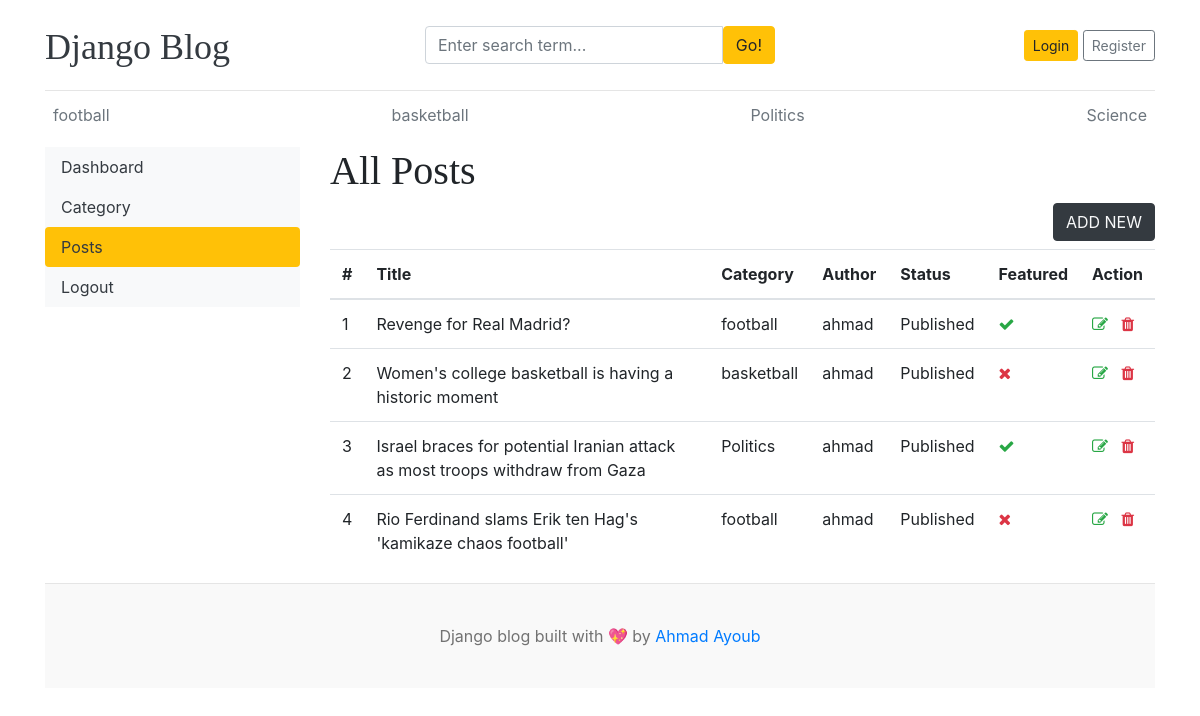
/dashboard/posts/, run on an earlier commit of the app's database.
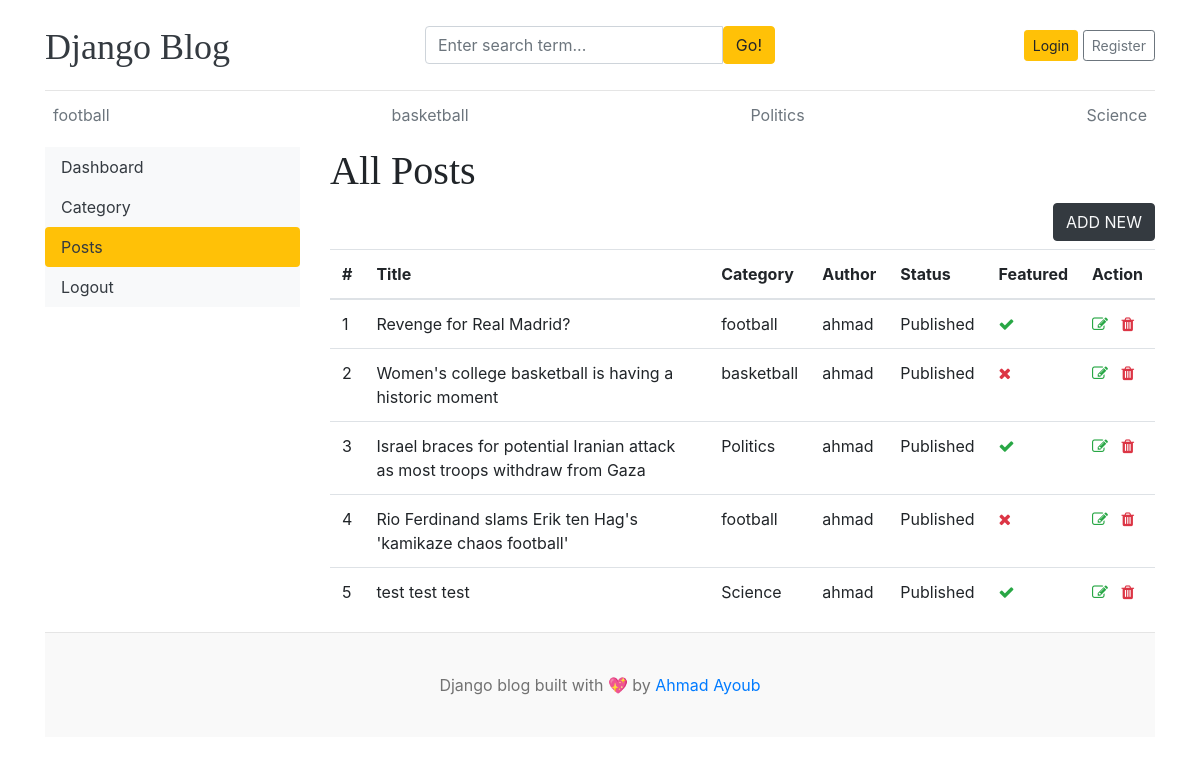
And on a later commit of the database.
### blogs/models.py (models this page shows, shortened)
class Category(models.Model):
    category_name = models.CharField(max_length=50,unique=True)
    create_at = models.DateTimeField(auto_now_add=True)
    updated_at = models.DateTimeField(auto_now=True)
    class Meta:
        verbose_name_plural = "categories"
    def __str__(self):
        return self.category_name

class Blog(models.Model):
    title = models.CharField(max_length=100)
    slug = models.SlugField(max_length=150, unique=True,blank=True)
    category = models.ForeignKey(Category,on_delete=models.CASCADE)
    author = models.ForeignKey(User,on_delete=models.CASCADE)
    featured_image = models.ImageField(upload_to='uploads/%Y/%m/%d')
    short_decription = models.TextField(max_length=500)
    blog_body = models.TextField(max_length=2000)
    status = models.CharField(max_length=20,choices=STATUS_CHOICES, default=0)
    is_featured = models.BooleanField(default=False)
    create_at = models.DateTimeField(auto_now_add=True)
    updated_at = models.DateTimeField(auto_now=True)

### dashboards/views.py (the view)
# urls.py: path('posts/',views.posts,name='posts'),
def posts(request):
    posts= Blog.objects.all()
    context={
        'posts':posts
    }
    return render(request,'dashboard/posts.html',context)

### blogs/context_processors.py (called while the page is built)
def get_categories(request):
    categories = Category.objects.all()
    return dict(categories=categories)

def get_social_link(request):
    social_link = SocialLink.objects.all()
    return dict(social_link=social_link)

### templates/dashboard/posts.html (shortened to what this page needs)
{% extends 'base.html' %}
{% block content %}
<div class="row">
   {% include 'dashboard/sidebar.html' %}
    <div class="col-md-9">
        <h1>All Posts</h1>
        <a href="{% url 'add_post' %}" class="btn btn-dark text-light float-right mb-2 ">ADD NEW</a>
        <table class="table table-hover">
            <thead>
              <tr>
                <th >#</th>
                <th >Title</th>
                <th>Category</th>
                <th> Author</th>
                <th>Status</th>
                <th>Featured</th>
                <th>Action</th>
              </tr>
            </thead>
            <tbody>
                {% for post in posts %}
              <tr>
                <td>{{ forloop.counter }} </td>
                <td>{{ post.title }}</td>
                <td>{{ post.category }}</td>
                <td>{{ post.author }}</td>
                <td>{{ post.status }}</td>
                <td>{% if post.is_featured %}<i class='fa fa-check text-success'></i>{% else %}<i class='fa fa-times text-danger'></i{% endif %}</td>
                <td>
                   <a href="{% url 'edit_post' post.id %}"><i class='fa fa-edit text-success'></i></a>
               <a href="{% url 'delete_post' post.id %}"><i class='fa fa-trash text-danger'></i></a>
            </td>
              </tr>
              {% endfor %}
            </tbody>
          </table>
    </div>
</div>
{% endblock %}

### templates/base.html (shortened to what this page needs)
{% load static %}
<!DOCTYPE html>
<html lang="en">
<head>
    <link href="https://getbootstrap.com/docs/4.0/dist/css/bootstrap.min.css" rel="stylesheet">
    <link href="{% static 'css/blog.css' %}" rel="stylesheet">
    <link rel="stylesheet" href="https://cdnjs.cloudflare.com/ajax/libs/font-awesome/4.7.0/css/font-awesome.min.css">
  </head>
<body>
    <div class="container">
      <header class="blog-header py-3">
        <div class="row flex-nowrap justify-content-between align-items-center">
          <div class="col-4 pt-1">
            <a class="blog-header-logo text-dark" href="/">Django Blog</a>
          </div>
          <div class="col-4">
            <form action="{% url 'search' %}" method="GET">
              <div class="input-group">
                <input class="form-control" type="text" name="keyword" value="{{ keyword }}" placeholder="Enter search term..." aria-label="Enter search term..." aria-describedby="button-search" />
                <button type="submit" class="btn btn-warning" id="button-search" type="button">Go!</button>
            </div>
            </form>
          </div>
          <div class="col-4 d-flex justify-content-end align-items-center">
            {% if not user.is_authenticated %}
            <a class="btn btn-sm btn-warning" href="{% url 'login' %}">Login</a> &nbsp;
            <a class="btn btn-sm btn-outline-secondary" href="{% url 'register' %}">Register</a>
            {% else %}
            <span><a href="{% url 'dashboard' %}">Dashboard</a></span>
            &emsp;
            <span><a href="{% url 'logout' %}">Logout</a></span>
            {% endif %}
          </div>
        </div>
      </header>
      <div class="nav-scroller py-1 mb-2">
        <nav class="nav d-flex justify-content-between">
          {% for cat in categories %}
          <a class="p-2 text-muted" href="{% url 'posts_by_category' cat.id %}">{{ cat.category_name }}</a>
          {% endfor %}
        </nav>
      </div>
{% block content %}
{% endblock %}
<footer class="blog-footer">
    <p>Django blog built with 💖 by <a href="#">Ahmad Ayoub</a></p>
  </footer>
  </body>
  </html>

What changed in the data, as far as the page shows it:
added Blog: title "test test test", category "Science", author "ahmad", status "Published", is_featured True (drawn)
